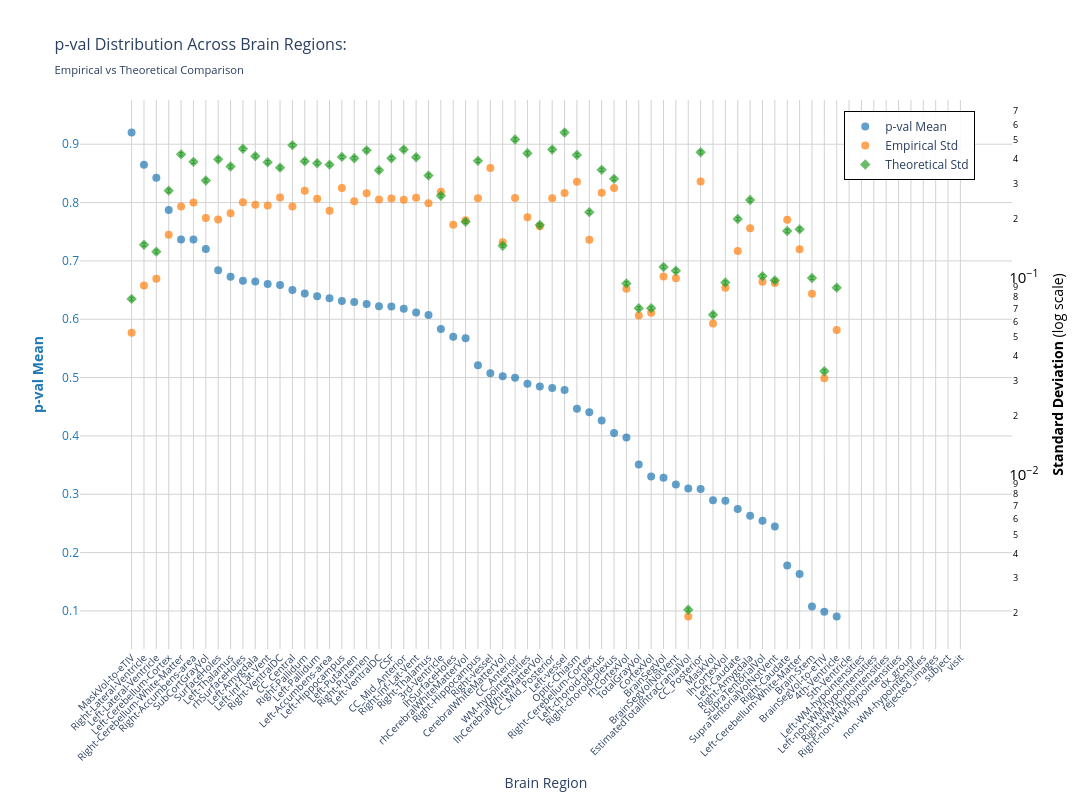
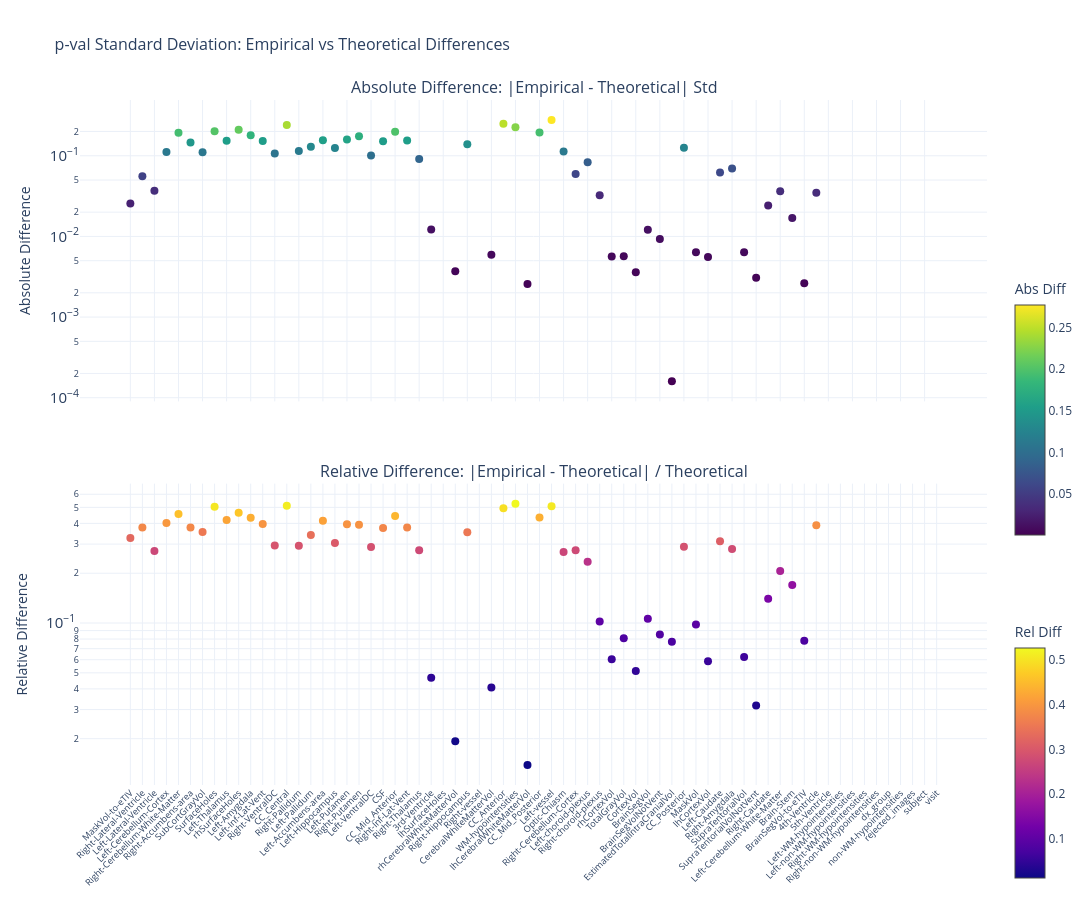

Notebook code cell kept with these figures, in order:
### Markdown cell above
### p-value

### Code cell
nu_nav = df_npvr[(df_npvr["study"] == "longitudinal") & (df_npvr["group"] == "HC-PD")]
data_path = stats_dir / f"student_longitudinal_{METRIC}.parquet"
df, stats = get_test_stats(
    data_path,
    stat_functions_F,
    nu_nav,
    hemisphere=False,
    study="longitudinal",
    raw_values=True,
)
show_figure(
    stats, hemisphere=False, stat_name="p-val", study="longitudinal", metric=METRIC
)

### Figure 1 — Plotly figure (JSON) as saved in the notebook; plotly's stock layout.template omitted (floating-point values rounded to 4 significant figures)
{"data": [{"hovertemplate": "<b>%{x}</b><br>Mean p-val: %{y:.2f}<br><extra></extra>", "marker": {"color": "#1f77b4", "opacity": 0.7, "size": 8}, "mode": "markers", "name": "p-val Mean", "type": "scatter", "x": ["MaskVol-to-eTIV", "Right-Lateral-Ventricle", "Left-Lateral-Ventricle", "Left-Cerebellum-Cortex", "Right-Cerebellum-White-Matter", "Right-Accumbens-area", "SubCortGrayVol", "SurfaceHoles", "Left-Thalamus", "rhSurfaceHoles", "Left-Amygdala", "Left-Inf-Lat-Vent", "Right-VentralDC", "CC_Central", "Right-Pallidum", "Left-Pallidum", "Left-Accumbens-area", "Left-Hippocampus", "Left-Putamen", "Right-Putamen", "Left-VentralDC", "CSF", "CC_Mid_Anterior", "Right-Inf-Lat-Vent", "Right-Thalamus", "3rd-Ventricle", "lhSurfaceHoles", "rhCerebralWhiteMatterVol", "Right-Hippocampus", "Right-vessel", "CerebralWhiteMatterVol", "CC_Anterior", "WM-hypointensities", "lhCerebralWhiteMatterVol", "CC_Mid_Posterior", "Left-vessel", "Optic-Chiasm", "Right-Cerebellum-Cortex", "Left-choroid-plexus", "Right-choroid-plexus", "rhCortexVol", "TotalGrayVol", "CortexVol", "BrainSegVol", "BrainSegVolNotVent", "EstimatedTotalIntraCranialVol", "CC_Posterior", "MaskVol", "lhCortexVol", "Left-Caudate", "Right-Amygdala", "SupraTentorialVol", "SupraTentorialVolNotVent", "Right-Caudate", "Left-Cerebellum-White-Matter", "Brain-Stem", "BrainSegVol-to-eTIV", "4th-Ventricle", "5th-Ventricle", "Left-WM-hypointensities", "Left-non-WM-hypointensities", "Right-WM-hypointensities", "Right-non-WM-hypointensities", "dx_group", "non-WM-hypointensities", "rejected_images", "subject", "visit"], "y": [0.9202, 0.8648, 0.8425, 0.7872, 0.7369, 0.7366, 0.7205, 0.6841, 0.673, 0.6659, 0.6646, 0.6605, 0.6586, 0.6503, 0.644, 0.6395, 0.636, 0.6313, 0.6294, 0.6262, 0.6225, 0.6217, 0.6181, 0.6114, 0.6072, 0.5832, 0.5699, 0.5673, 0.521, 0.5073, 0.5024, 0.4997, 0.4893, 0.4846, 0.4822, 0.4788, 0.4467, 0.4404, 0.4266, 0.405, 0.3974, 0.351, 0.3304, 0.3282, 0.3169, 0.3098, 0.3091, 0.2897, 0.2887, 0.2749, 0.2633, 0.2548, 0.2446, 0.1781, 0.1634, 0.1075, 0.09855, 0.09041, NaN, NaN, NaN, NaN, NaN, NaN, NaN, NaN, NaN, NaN], "yaxis": "y"}, {"hovertemplate": "<b>%{x}</b><br>Empirical Std: %{y:.3f}<br><extra></extra>", "marker": {"color": "#ff7f0e", "opacity": 0.7, "size": 8, "symbol": "circle"}, "mode": "markers", "name": "Empirical Std", "type": "scatter", "x": ["MaskVol-to-eTIV", "Right-Lateral-Ventricle", "Left-Lateral-Ventricle", "Left-Cerebellum-Cortex", "Right-Cerebellum-White-Matter", "Right-Accumbens-area", "SubCortGrayVol", "SurfaceHoles", "Left-Thalamus", "rhSurfaceHoles", "Left-Amygdala", "Left-Inf-Lat-Vent", "Right-VentralDC", "CC_Central", "Right-Pallidum", "Left-Pallidum", "Left-Accumbens-area", "Left-Hippocampus", "Left-Putamen", "Right-Putamen", "Left-VentralDC", "CSF", "CC_Mid_Anterior", "Right-Inf-Lat-Vent", "Right-Thalamus", "3rd-Ventricle", "lhSurfaceHoles", "rhCerebralWhiteMatterVol", "Right-Hippocampus", "Right-vessel", "CerebralWhiteMatterVol", "CC_Anterior", "WM-hypointensities", "lhCerebralWhiteMatterVol", "CC_Mid_Posterior", "Left-vessel", "Optic-Chiasm", "Right-Cerebellum-Cortex", "Left-choroid-plexus", "Right-choroid-plexus", "rhCortexVol", "TotalGrayVol", "CortexVol", "BrainSegVol", "BrainSegVolNotVent", "EstimatedTotalIntraCranialVol", "CC_Posterior", "MaskVol", "lhCortexVol", "Left-Caudate", "Right-Amygdala", "SupraTentorialVol", "SupraTentorialVolNotVent", "Right-Caudate", "Left-Cerebellum-White-Matter", "Brain-Stem", "BrainSegVol-to-eTIV", "4th-Ventricle", "5th-Ventricle", "Left-WM-hypointensities", "Left-non-WM-hypointensities", "Right-WM-hypointensities", "Right-non-WM-hypointensities", "dx_group", "non-WM-hypointensities", "rejected_images", "subject", "visit"], "y": [0.05265, 0.0915, 0.0988, 0.1654, 0.2298, 0.2407, 0.201, 0.1973, 0.2127, 0.2414, 0.2346, 0.2328, 0.2555, 0.2296, 0.2759, 0.2515, 0.2191, 0.2853, 0.2446, 0.2687, 0.2498, 0.2524, 0.2489, 0.2545, 0.239, 0.2729, 0.186, 0.1959, 0.2532, 0.3609, 0.1514, 0.2543, 0.2025, 0.1826, 0.2531, 0.2688, 0.307, 0.156, 0.2699, 0.2851, 0.08804, 0.06444, 0.06655, 0.1014, 0.09936, 0.001915, 0.3079, 0.05864, 0.08907, 0.1367, 0.1784, 0.09561, 0.09398, 0.1968, 0.1397, 0.08289, 0.03097, 0.05433, NaN, NaN, NaN, NaN, NaN, NaN, NaN, NaN, NaN, NaN], "yaxis": "y2"}, {"error_y": {"array": [0.001553, 0.002922, 0.002697, 0.005498, 0.008402, 0.007695, 0.006191, 0.007921, 0.007284, 0.008961, 0.008222, 0.00766, 0.007193, 0.00935, 0.007754, 0.00757, 0.007449, 0.008151, 0.008031, 0.0088, 0.00697, 0.008032, 0.008886, 0.00812, 0.006555, 0.00518, NaN, 0.003819, 0.007784, NaN, 0.002891, 0.009997, 0.008501, 0.003678, 0.008883, 0.01085, 0.008338, 0.004276, 0.00701, 0.006308, 0.001862, 0.001393, 0.001394, 0.002255, 0.002158, 4.122e-05, 0.008608, 0.001292, 0.00188, 0.003945, 0.004926, 0.002026, 0.001929, 0.003429, 0.003499, 0.001983, 0.0006676, 0.001771, NaN, NaN, NaN, NaN, NaN, NaN, NaN, NaN, NaN, NaN], "arrayminus": [0.001522, 0.002864, 0.002643, 0.005389, 0.008235, 0.007542, 0.006068, 0.007764, 0.007139, 0.008783, 0.008059, 0.007508, 0.00705, 0.009165, 0.0076, 0.00742, 0.007302, 0.007989, 0.007872, 0.008626, 0.006832, 0.007872, 0.008709, 0.007959, 0.006425, 0.005077, NaN, 0.003743, 0.00763, NaN, 0.002834, 0.009799, 0.008333, 0.003605, 0.008706, 0.01063, 0.008173, 0.004192, 0.006871, 0.006183, 0.001825, 0.001365, 0.001366, 0.002211, 0.002115, 4.04e-05, 0.008438, 0.001266, 0.001843, 0.003867, 0.004829, 0.001986, 0.00189, 0.003361, 0.003429, 0.001944, 0.0006543, 0.001736, NaN, NaN, NaN, NaN, NaN, NaN, NaN, NaN, NaN, NaN], "color": "#2ca02c", "thickness": 1, "type": "data", "visible": true, "width": 2}, "hovertemplate": "<b>%{x}</b><br>Theoretical Std: %{y:.3f}<br><extra></extra>", "marker": {"color": "#2ca02c", "opacity": 0.7, "size": 8, "symbol": "diamond"}, "mode": "markers", "name": "Theoretical Std", "type": "scatter", "x": ["MaskVol-to-eTIV", "Right-Lateral-Ventricle", "Left-Lateral-Ventricle", "Left-Cerebellum-Cortex", "Right-Cerebellum-White-Matter", "Right-Accumbens-area", "SubCortGrayVol", "SurfaceHoles", "Left-Thalamus", "rhSurfaceHoles", "Left-Amygdala", "Left-Inf-Lat-Vent", "Right-VentralDC", "CC_Central", "Right-Pallidum", "Left-Pallidum", "Left-Accumbens-area", "Left-Hippocampus", "Left-Putamen", "Right-Putamen", "Left-VentralDC", "CSF", "CC_Mid_Anterior", "Right-Inf-Lat-Vent", "Right-Thalamus", "3rd-Ventricle", "lhSurfaceHoles", "rhCerebralWhiteMatterVol", "Right-Hippocampus", "Right-vessel", "CerebralWhiteMatterVol", "CC_Anterior", "WM-hypointensities", "lhCerebralWhiteMatterVol", "CC_Mid_Posterior", "Left-vessel", "Optic-Chiasm", "Right-Cerebellum-Cortex", "Left-choroid-plexus", "Right-choroid-plexus", "rhCortexVol", "TotalGrayVol", "CortexVol", "BrainSegVol", "BrainSegVolNotVent", "EstimatedTotalIntraCranialVol", "CC_Posterior", "MaskVol", "lhCortexVol", "Left-Caudate", "Right-Amygdala", "SupraTentorialVol", "SupraTentorialVolNotVent", "Right-Caudate", "Left-Cerebellum-White-Matter", "Brain-Stem", "BrainSegVol-to-eTIV", "4th-Ventricle", "5th-Ventricle", "Left-WM-hypointensities", "Left-non-WM-hypointensities", "Right-WM-hypointensities", "Right-non-WM-hypointensities", "dx_group", "non-WM-hypointensities", "rejected_images", "subject", "visit"], "y": [0.07816, 0.1471, 0.1357, 0.2767, 0.4228, 0.3873, 0.3116, 0.3986, 0.3666, 0.451, 0.4138, 0.3855, 0.362, 0.4706, 0.3903, 0.381, 0.3749, 0.4102, 0.4042, 0.4429, 0.3508, 0.4042, 0.4472, 0.4086, 0.3299, 0.2607, NaN, 0.1922, 0.3918, NaN, 0.1455, 0.5031, 0.4279, 0.1851, 0.447, 0.5459, 0.4197, 0.2152, 0.3528, 0.3175, 0.09369, 0.07011, 0.07015, 0.1135, 0.1086, 0.002075, 0.4332, 0.06501, 0.09462, 0.1986, 0.2479, 0.102, 0.09706, 0.1726, 0.1761, 0.09982, 0.0336, 0.08914, NaN, NaN, NaN, NaN, NaN, NaN, NaN, NaN, NaN, NaN], "yaxis": "y2"}], "layout": {"height": 800, "hovermode": "x", "legend": {"bgcolor": "rgba(255, 255, 255, 0.9)", "bordercolor": "black", "borderwidth": 1, "font": {"size": 12}, "orientation": "v", "x": 0.82, "y": 0.98}, "title": {"font": {"size": 16}, "text": "p-val Distribution Across Brain Regions:<br><sub>Empirical vs Theoretical Comparison</sub>"}, "width": 1400, "xaxis": {"gridcolor": "lightgray", "showgrid": true, "tickangle": -45, "tickfont": {"size": 10}, "title": {"text": "Brain Region"}}, "yaxis": {"gridcolor": "lightgray", "showgrid": true, "side": "left", "tickfont": {"color": "#1f77b4"}, "title": {"font": {"color": "#1f77b4"}, "text": "<b>p-val Mean</b>"}}, "yaxis2": {"exponentformat": "power", "overlaying": "y", "showgrid": false, "side": "right", "tickfont": {"color": "black"}, "title": {"font": {"color": "black"}, "text": "<b>Standard Deviation</b> (log scale)"}, "type": "log"}}}

### Figure 2 — Plotly figure (JSON) as saved in the notebook; plotly's stock layout.template omitted (floating-point values rounded to 4 significant figures)
{"data": [{"hovertemplate": "<b>%{x}</b><br>Abs Diff: %{y:.4f}<br><extra></extra>", "marker": {"color": [0.02551, 0.05558, 0.03694, 0.1113, 0.1931, 0.1465, 0.1106, 0.2013, 0.1539, 0.2096, 0.1792, 0.1527, 0.1065, 0.2409, 0.1143, 0.1295, 0.1558, 0.1249, 0.1596, 0.1742, 0.101, 0.1518, 0.1983, 0.1542, 0.0909, 0.01217, NaN, 0.003708, 0.1386, NaN, 0.005939, 0.2489, 0.2253, 0.002569, 0.1939, 0.2771, 0.1126, 0.05924, 0.08291, 0.03239, 0.005653, 0.005675, 0.0036, 0.01206, 0.009258, 0.0001597, 0.1253, 0.006364, 0.005549, 0.06188, 0.06956, 0.006364, 0.003075, 0.02421, 0.03637, 0.01693, 0.002628, 0.03481, NaN, NaN, NaN, NaN, NaN, NaN, NaN, NaN, NaN, NaN], "colorbar": {"len": 0.4, "title": {"text": "Abs Diff"}, "y": 0.75, "yanchor": "top"}, "colorscale": [[0.0, "#440154"], [0.1111, "#482878"], [0.2222, "#3e4989"], [0.3333, "#31688e"], [0.4444, "#26828e"], [0.5556, "#1f9e89"], [0.6667, "#35b779"], [0.7778, "#6ece58"], [0.8889, "#b5de2b"], [1.0, "#fde725"]], "showscale": true, "size": 8}, "mode": "markers", "name": "Absolute", "type": "scatter", "x": ["MaskVol-to-eTIV", "Right-Lateral-Ventricle", "Left-Lateral-Ventricle", "Left-Cerebellum-Cortex", "Right-Cerebellum-White-Matter", "Right-Accumbens-area", "SubCortGrayVol", "SurfaceHoles", "Left-Thalamus", "rhSurfaceHoles", "Left-Amygdala", "Left-Inf-Lat-Vent", "Right-VentralDC", "CC_Central", "Right-Pallidum", "Left-Pallidum", "Left-Accumbens-area", "Left-Hippocampus", "Left-Putamen", "Right-Putamen", "Left-VentralDC", "CSF", "CC_Mid_Anterior", "Right-Inf-Lat-Vent", "Right-Thalamus", "3rd-Ventricle", "lhSurfaceHoles", "rhCerebralWhiteMatterVol", "Right-Hippocampus", "Right-vessel", "CerebralWhiteMatterVol", "CC_Anterior", "WM-hypointensities", "lhCerebralWhiteMatterVol", "CC_Mid_Posterior", "Left-vessel", "Optic-Chiasm", "Right-Cerebellum-Cortex", "Left-choroid-plexus", "Right-choroid-plexus", "rhCortexVol", "TotalGrayVol", "CortexVol", "BrainSegVol", "BrainSegVolNotVent", "EstimatedTotalIntraCranialVol", "CC_Posterior", "MaskVol", "lhCortexVol", "Left-Caudate", "Right-Amygdala", "SupraTentorialVol", "SupraTentorialVolNotVent", "Right-Caudate", "Left-Cerebellum-White-Matter", "Brain-Stem", "BrainSegVol-to-eTIV", "4th-Ventricle", "5th-Ventricle", "Left-WM-hypointensities", "Left-non-WM-hypointensities", "Right-WM-hypointensities", "Right-non-WM-hypointensities", "dx_group", "non-WM-hypointensities", "rejected_images", "subject", "visit"], "xaxis": "x", "y": [0.02551, 0.05558, 0.03694, 0.1113, 0.1931, 0.1465, 0.1106, 0.2013, 0.1539, 0.2096, 0.1792, 0.1527, 0.1065, 0.2409, 0.1143, 0.1295, 0.1558, 0.1249, 0.1596, 0.1742, 0.101, 0.1518, 0.1983, 0.1542, 0.0909, 0.01217, NaN, 0.003708, 0.1386, NaN, 0.005939, 0.2489, 0.2253, 0.002569, 0.1939, 0.2771, 0.1126, 0.05924, 0.08291, 0.03239, 0.005653, 0.005675, 0.0036, 0.01206, 0.009258, 0.0001597, 0.1253, 0.006364, 0.005549, 0.06188, 0.06956, 0.006364, 0.003075, 0.02421, 0.03637, 0.01693, 0.002628, 0.03481, NaN, NaN, NaN, NaN, NaN, NaN, NaN, NaN, NaN, NaN], "yaxis": "y"}, {"hovertemplate": "<b>%{x}</b><br>Rel Diff: %{y:.2%}<br><extra></extra>", "marker": {"color": [0.3264, 0.3779, 0.2721, 0.4021, 0.4566, 0.3784, 0.3549, 0.505, 0.4198, 0.4648, 0.4331, 0.3962, 0.2942, 0.512, 0.2929, 0.3399, 0.4157, 0.3045, 0.3949, 0.3934, 0.288, 0.3756, 0.4435, 0.3773, 0.2755, 0.0467, NaN, 0.0193, 0.3537, NaN, 0.04082, 0.4947, 0.5266, 0.01387, 0.4338, 0.5076, 0.2684, 0.2753, 0.235, 0.102, 0.06034, 0.08093, 0.05132, 0.1062, 0.08524, 0.07699, 0.2892, 0.09789, 0.05865, 0.3116, 0.2806, 0.06241, 0.03168, 0.1403, 0.2065, 0.1696, 0.07821, 0.3905, NaN, NaN, NaN, NaN, NaN, NaN, NaN, NaN, NaN, NaN], "colorbar": {"len": 0.4, "title": {"text": "Rel Diff"}, "y": 0.25, "yanchor": "top"}, "colorscale": [[0.0, "#0d0887"], [0.1111, "#46039f"], [0.2222, "#7201a8"], [0.3333, "#9c179e"], [0.4444, "#bd3786"], [0.5556, "#d8576b"], [0.6667, "#ed7953"], [0.7778, "#fb9f3a"], [0.8889, "#fdca26"], [1.0, "#f0f921"]], "showscale": true, "size": 8}, "mode": "markers", "name": "Relative", "type": "scatter", "x": ["MaskVol-to-eTIV", "Right-Lateral-Ventricle", "Left-Lateral-Ventricle", "Left-Cerebellum-Cortex", "Right-Cerebellum-White-Matter", "Right-Accumbens-area", "SubCortGrayVol", "SurfaceHoles", "Left-Thalamus", "rhSurfaceHoles", "Left-Amygdala", "Left-Inf-Lat-Vent", "Right-VentralDC", "CC_Central", "Right-Pallidum", "Left-Pallidum", "Left-Accumbens-area", "Left-Hippocampus", "Left-Putamen", "Right-Putamen", "Left-VentralDC", "CSF", "CC_Mid_Anterior", "Right-Inf-Lat-Vent", "Right-Thalamus", "3rd-Ventricle", "lhSurfaceHoles", "rhCerebralWhiteMatterVol", "Right-Hippocampus", "Right-vessel", "CerebralWhiteMatterVol", "CC_Anterior", "WM-hypointensities", "lhCerebralWhiteMatterVol", "CC_Mid_Posterior", "Left-vessel", "Optic-Chiasm", "Right-Cerebellum-Cortex", "Left-choroid-plexus", "Right-choroid-plexus", "rhCortexVol", "TotalGrayVol", "CortexVol", "BrainSegVol", "BrainSegVolNotVent", "EstimatedTotalIntraCranialVol", "CC_Posterior", "MaskVol", "lhCortexVol", "Left-Caudate", "Right-Amygdala", "SupraTentorialVol", "SupraTentorialVolNotVent", "Right-Caudate", "Left-Cerebellum-White-Matter", "Brain-Stem", "BrainSegVol-to-eTIV", "4th-Ventricle", "5th-Ventricle", "Left-WM-hypointensities", "Left-non-WM-hypointensities", "Right-WM-hypointensities", "Right-non-WM-hypointensities", "dx_group", "non-WM-hypointensities", "rejected_images", "subject", "visit"], "xaxis": "x2", "y": [0.3264, 0.3779, 0.2721, 0.4021, 0.4566, 0.3784, 0.3549, 0.505, 0.4198, 0.4648, 0.4331, 0.3962, 0.2942, 0.512, 0.2929, 0.3399, 0.4157, 0.3045, 0.3949, 0.3934, 0.288, 0.3756, 0.4435, 0.3773, 0.2755, 0.0467, NaN, 0.0193, 0.3537, NaN, 0.04082, 0.4947, 0.5266, 0.01387, 0.4338, 0.5076, 0.2684, 0.2753, 0.235, 0.102, 0.06034, 0.08093, 0.05132, 0.1062, 0.08524, 0.07699, 0.2892, 0.09789, 0.05865, 0.3116, 0.2806, 0.06241, 0.03168, 0.1403, 0.2065, 0.1696, 0.07821, 0.3905, NaN, NaN, NaN, NaN, NaN, NaN, NaN, NaN, NaN, NaN], "yaxis": "y2"}], "layout": {"annotations": [{"font": {"size": 16}, "showarrow": false, "text": "Absolute Difference: |Empirical - Theoretical| Std", "x": 0.5, "xanchor": "center", "xref": "paper", "y": 1.0, "yanchor": "bottom", "yref": "paper"}, {"font": {"size": 16}, "showarrow": false, "text": "Relative Difference: |Empirical - Theoretical| / Theoretical", "x": 0.5, "xanchor": "center", "xref": "paper", "y": 0.44, "yanchor": "bottom", "yref": "paper"}], "height": 900, "hovermode": "x unified", "showlegend": false, "title": {"font": {"size": 16}, "text": "p-val Standard Deviation: Empirical vs Theoretical Differences"}, "width": 1400, "xaxis": {"anchor": "y", "domain": [0.0, 1.0], "showticklabels": false}, "xaxis2": {"anchor": "y2", "domain": [0.0, 1.0], "tickangle": -45, "tickfont": {"size": 9}}, "yaxis": {"anchor": "x", "domain": [0.56, 1.0], "exponentformat": "power", "title": {"text": "Absolute Difference"}, "type": "log"}, "yaxis2": {"anchor": "x2", "domain": [0.0, 0.44], "exponentformat": "power", "title": {"text": "Relative Difference"}, "type": "log"}}}
